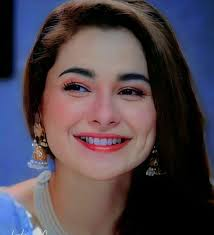
#> input picture Images/Hania Amir.jpeg, 214 x 235 px, found by its file name
$ jupyter execute '5_Draw Line and Rectangle on Image.ipynb'
#> lines starting #> are read from the running program, lines starting #| are printed output that depends on the picture
**5_Draw Line and Rectangle on Image**

[cell 1]
import cv2

[cell 2]
old_img = cv2.imread(r"C:\Users\hp\Documents\jupyter\OpenCV by WsCube Tech\Images\Hania Amir.jpeg")
#> old_img is the input picture: shape (235, 214, 3); mean B, G, R 77.3, 67.3, 77.4
old_img = cv2.resize(old_img,(500,600))
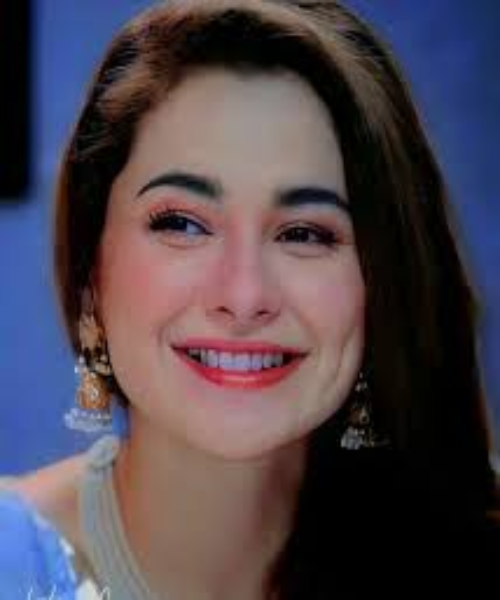
#> old_img: shape (600, 500, 3); mean B, G, R 77.2, 67.2, 77.3

new_img = cv2.line(img = old_img, pt1=(160,80), pt2=(320,80), color=(0,255,0), thickness=4, lineType=4)

cv2.imshow("I1", new_img)
cv2.waitKey(0)
cv2.destroyAllWindows()

[cell 3]
old_img = cv2.imread(r"C:\Users\hp\Documents\jupyter\OpenCV by WsCube Tech\Images\Hania Amir.jpeg")
old_img = cv2.resize(old_img,(500,600))

txt_img = cv2.putText(img=old_img, text="Hania's Face", org =(60,20), fontFace=2, fontScale=1, color=(0,255,0), thickness=1, lineType=16, bottomLeftOrigin=False)

new_img = cv2.rectangle(img = txt_img, pt1=(60,25), pt2=(450,460), color=(0,255,0), thickness=4, lineType=16)
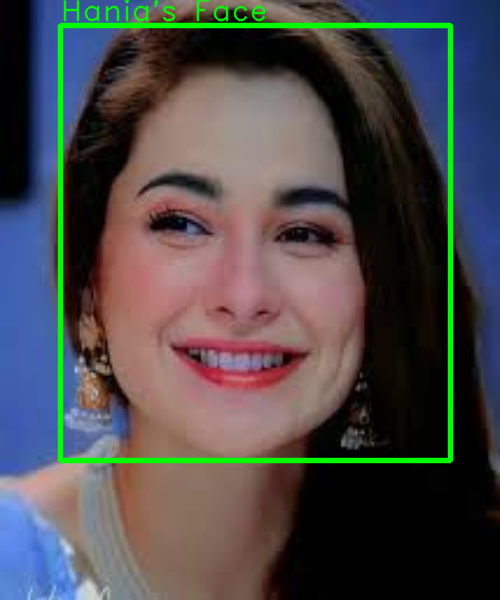
#> new_img: shape (600, 500, 3); mean B, G, R 74.6, 73.7, 75.4

cv2.imshow("I1", new_img)
cv2.waitKey(0)
cv2.destroyAllWindows()

[cell 4]
old_img = cv2.imread(r"C:\Users\hp\Documents\jupyter\OpenCV by WsCube Tech\Images\Sana Javaid.jpg")
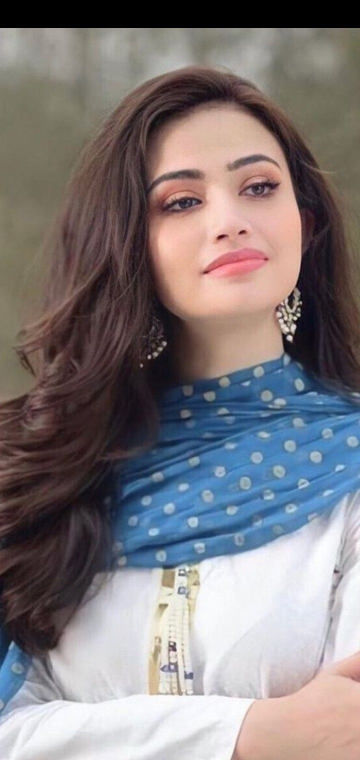
#> input picture Images/Sana Javaid.jpg, 720 x 1520 px, found by its file name (shown at 1/2 size)
#> old_img is the input picture: shape (1520, 720, 3); mean B, G, R 123.9, 121.5, 127.9
old_img = cv2.resize(old_img,(500,600))
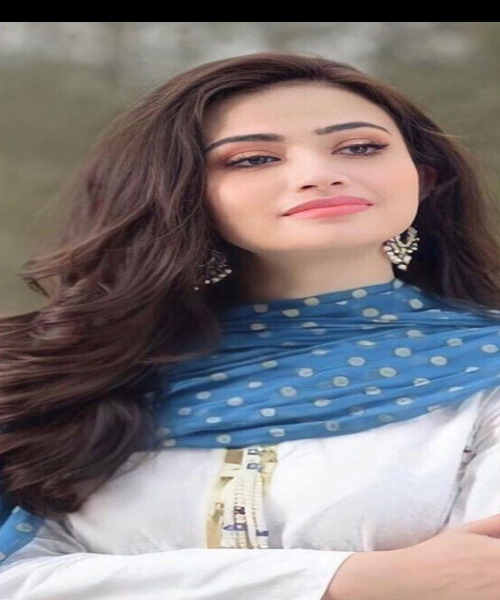
#> old_img: shape (600, 500, 3); mean B, G, R 123.8, 121.4, 127.8

txt_img = cv2.putText(img=old_img, text="Sana's Face", org =(135,50), fontFace=2, fontScale=1, color=(0,0,255), thickness=1, lineType=16, bottomLeftOrigin=False)

new_img = cv2.rectangle(img = txt_img, pt1=(135,60), pt2=(450,270), color=(0,0,255), thickness=4, lineType=16)
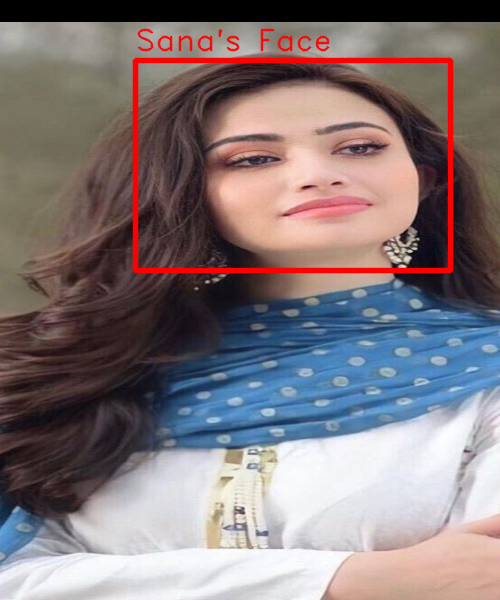
#> new_img: shape (600, 500, 3); mean B, G, R 121.9, 119.3, 131

cv2.imshow("I1", new_img)
cv2.waitKey(0)
cv2.destroyAllWindows()
